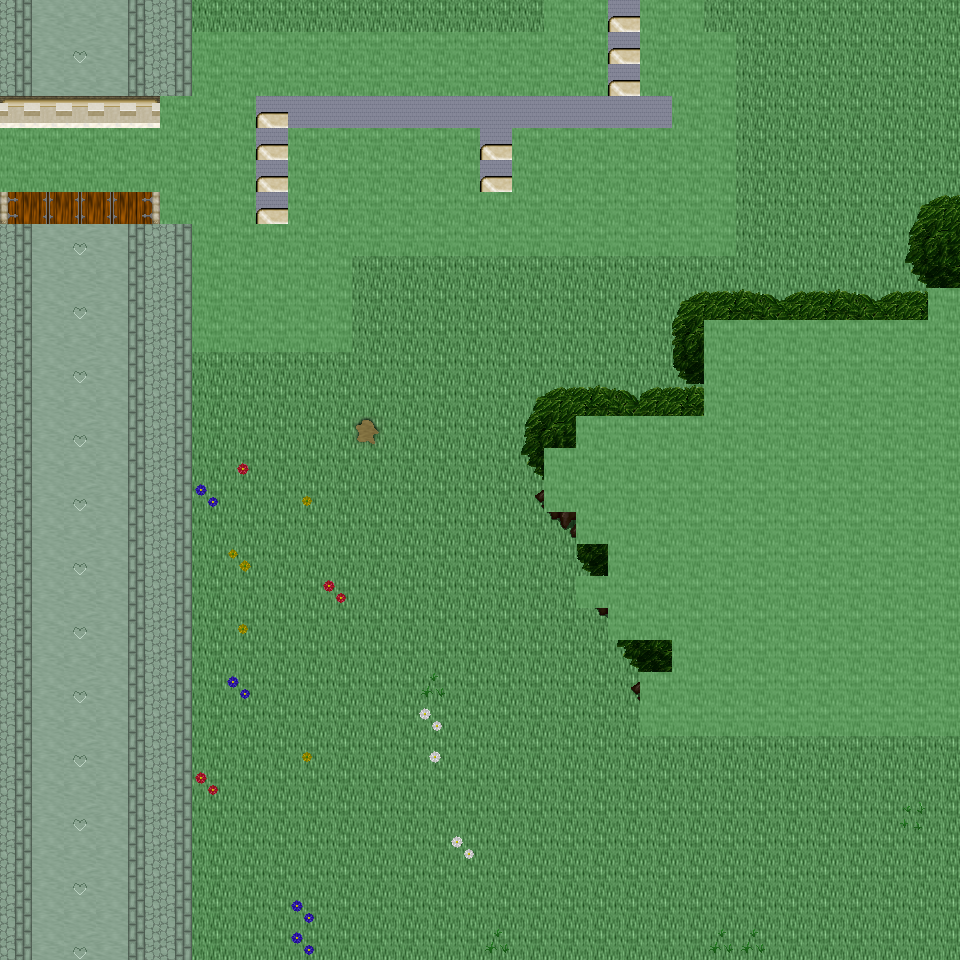

Tiled map render using the project's own tile images. Description and the map definition, with tile-layer contents summarised, below:
An orthogonal 30x30 tile map with 32x32 px tiles, 6 tile layers (Ground, Object, Object2, Above, ...), 26 tilesets and 8 objects (8x mapExit).

<map version="1.0" orientation="orthogonal" renderorder="right-down" width="30" height="30" tilewidth="32" tileheight="32" nextobjectid="9">
  <tileset firstgid="1" name="tileset_ground_ground" tilewidth="32" tileheight="32" tilecount="33" columns="3">
    <image source="../drawable/tileset_ground_ground.png" width="96" height="352" />
  </tileset>
  <tileset firstgid="34" name="tileset_building_castle" tilewidth="32" tileheight="32" tilecount="320" columns="20">
    <image source="../drawable/tileset_building_castle.png" width="640" height="512" />
  </tileset>
  <tileset firstgid="354" name="tileset_plant_flower_daisy_white" tilewidth="32" tileheight="32" tilecount="8" columns="2">
    <image source="../drawable/tileset_plant_flower_daisy_white.png" width="64" height="128" />
  </tileset>
  <tileset firstgid="362" name="tileset_ground_mud_patch" tilewidth="32" tileheight="32" tilecount="4" columns="4">
    <image source="../drawable/tileset_ground_mud_patch.png" width="128" height="32" />
  </tileset>
  <tileset firstgid="366" name="tileset_plant_grasses" tilewidth="32" tileheight="32" tilecount="6" columns="3">
    <image source="../drawable/tileset_plant_grasses.png" width="96" height="64" />
  </tileset>
  <tileset firstgid="372" name="tileset_ground_cobbled_paving" tilewidth="32" tileheight="32" tilecount="1" columns="1">
    <image source="../drawable/tileset_ground_cobbled_paving.png" width="32" height="32" />
  </tileset>
  <tileset firstgid="373" name="tileset_plant_bush_bushes" tilewidth="32" tileheight="32" tilecount="10" columns="5">
    <image source="../drawable/tileset_plant_bush_bushes.png" width="160" height="64" />
  </tileset>
  <tileset firstgid="383" name="tileset_ground_grass_edges" tilewidth="32" tileheight="32" tilecount="36" columns="12">
    <image source="../drawable/tileset_ground_grass_edges.png" width="384" height="96" />
  </tileset>
  <tileset firstgid="419" name="tileset_ground_grass_corners" tilewidth="32" tileheight="32" tilecount="24" columns="6">
    <image source="../drawable/tileset_ground_grass_corners.png" width="192" height="128" />
  </tileset>
  <tileset firstgid="443" name="tileset_plant_tree_tree_darkgreen" tilewidth="32" tileheight="32" tilecount="88" columns="8">
    <image source="../drawable/tileset_plant_tree_tree_darkgreen.png" width="256" height="352" />
  </tileset>
  <tileset firstgid="531" name="tileset_plant_flower_daisy_yellow" tilewidth="32" tileheight="32" tilecount="8" columns="2">
    <image source="../drawable/tileset_plant_flower_daisy_yellow.png" width="64" height="128" />
  </tileset>
  <tileset firstgid="539" name="tileset_plant_flower_daisy_red" tilewidth="32" tileheight="32" tilecount="8" columns="2">
    <image source="../drawable/tileset_plant_flower_daisy_red.png" width="64" height="128" />
  </tileset>
  <tileset firstgid="547" name="tileset_plant_flower_daisy_blue" tilewidth="32" tileheight="32" tilecount="8" columns="2">
    <image source="../drawable/tileset_plant_flower_daisy_blue.png" width="64" height="128" />
  </tileset>
  <tileset firstgid="555" name="tileset_building_fence_fence_chunky" tilewidth="32" tileheight="32" tilecount="21" columns="3">
    <image source="../drawable/tileset_building_fence_fence_chunky.png" width="96" height="224" />
  </tileset>
  <tileset firstgid="576" name="tileset_plant_bush_hedge" tilewidth="32" tileheight="32" tilecount="35" columns="5">
    <image source="../drawable/tileset_plant_bush_hedge.png" width="160" height="224" />
  </tileset>
  <tileset firstgid="611" name="tileset_plant_stump_stump_green" tilewidth="32" tileheight="32" tilecount="4" columns="2">
    <image source="../drawable/tileset_plant_stump_stump_green.png" width="64" height="64" />
  </tileset>
  <tileset firstgid="615" name="tileset_plant_stump_stump_brown" tilewidth="32" tileheight="32" tilecount="4" columns="2">
    <image source="../drawable/tileset_plant_stump_stump_brown.png" width="64" height="64" />
  </tileset>
  <tileset firstgid="619" name="tileset_logic_item_resources" tilewidth="32" tileheight="32" tilecount="6" columns="6">
    <image source="../drawable/tileset_logic_item_resources.png" width="192" height="32" />
  </tileset>
  <tileset firstgid="625" name="tileset_logic_portal" tilewidth="32" tileheight="32" tilecount="24" columns="8">
    <image source="../drawable/tileset_logic_portal.png" width="256" height="96" />
  </tileset>
  <tileset firstgid="649" name="tileset_logic_creature_mummy" tilewidth="32" tileheight="32" tilecount="2" columns="2">
    <image source="../drawable/tileset_logic_creature_mummy.png" width="64" height="32" />
  </tileset>
  <tileset firstgid="651" name="tileset_logic_creature_animal" tilewidth="32" tileheight="32" tilecount="32" columns="8">
    <image source="../drawable/tileset_logic_creature_animal.png" width="256" height="128" />
  </tileset>
  <tileset firstgid="683" name="tileset_logic_collision" tilewidth="32" tileheight="32" tilecount="1" columns="1">
    <image source="../drawable/tileset_logic_collision.png" width="32" height="32" />
  </tileset>
  <tileset firstgid="684" name="tileset_ground_grass_2" tilewidth="32" tileheight="32" tilecount="21" columns="3">
    <image source="../drawable/tileset_ground_grass_2.png" width="96" height="224" />
  </tileset>
  <tileset firstgid="705" name="tileset_logic_protection" tilewidth="32" tileheight="32" tilecount="2" columns="2">
    <image source="../drawable/tileset_logic_protection.png" width="64" height="32" />
  </tileset>
  <tileset firstgid="707" name="tileset_logic_creature_undead_skeleton" tilewidth="32" tileheight="32" tilecount="6" columns="6">
    <image source="../drawable/tileset_logic_creature_undead_skeleton.png" width="192" height="32" />
  </tileset>
  <tileset firstgid="713" name="tileset_logic_creature_troll" tilewidth="32" tileheight="32" tilecount="4" columns="4">
    <image source="../drawable/tileset_logic_creature_troll.png" width="128" height="32" />
  </tileset>
  <layer name="Ground" width="30" height="30">
    <data>[900 cells, 900 non-empty, 7 distinct tile ids]</data>
  </layer>
  <layer name="Object" width="30" height="30">
    <data>[900 cells, 195 non-empty, 77 distinct tile ids]</data>
  </layer>
  <layer name="Object2" width="30" height="30">
    <data>[900 cells, 15 non-empty, 9 distinct tile ids]</data>
  </layer>
  <layer name="Above" width="30" height="30">
    <data>[900 cells, 144 non-empty, 33 distinct tile ids]</data>
  </layer>
  <layer name="Above2" width="30" height="30">
    <data>[900 cells, 0 non-empty, 0 distinct tile ids]</data>
  </layer>
  <layer name="Walkable" width="30" height="30">
    <data>[900 cells, 270 non-empty, 1 distinct tile ids]</data>
  </layer>
  <objectgroup name="MapEvents">
    <object id="1" name="north" type="mapExit" x="0" y="0" width="544" height="32">
      <properties>
        <property name="map" value="level_0_x104_y78" />
        <property name="x" value="0" />
        <property name="y" value="28" />
      </properties>
    </object>
    <object id="2" name="north2" type="mapExit" x="608" y="0" width="32" height="32">
      <properties>
        <property name="map" value="level_0_x104_y78" />
        <property name="x" value="19" />
        <property name="y" value="28" />
      </properties>
    </object>
    <object id="3" name="north3" type="mapExit" x="704" y="0" width="256" height="32">
      <properties>
        <property name="map" value="level_0_x104_y78" />
        <property name="x" value="22" />
        <property name="y" value="28" />
      </properties>
    </object>
    <object id="4" name="south" type="mapExit" x="0" y="928" width="960" height="32">
      <properties>
        <property name="map" value="level_0_x104_y80" />
        <property name="x" value="0" />
        <property name="y" value="1" />
      </properties>
    </object>
    </objectgroup>
</map>
<!-- 4 of 8 objects omitted -->
